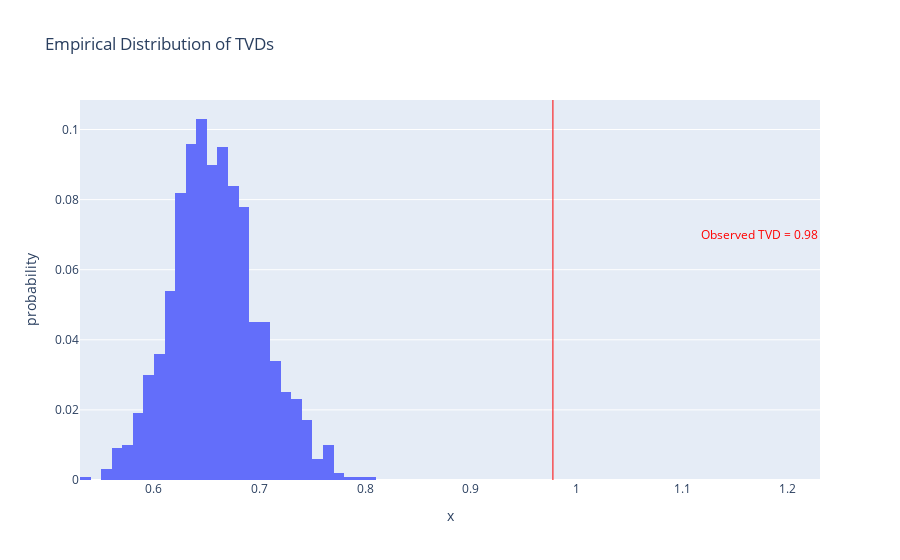

The notebook cell this image was saved under:
### Code cell
fig = px.histogram(league_tvds, x=league_tvds, nbins=50, histnorm='probability',
                   title='Empirical Distribution of TVDs')

# Add observed TVD line
fig.add_vline(x=observed_league_tvd, line_color='red', line_width=1, opacity=1)

# Add annotation near the observed value
fig.add_annotation(text=f'<span style="color:red">Observed TVD = {round(observed_league_tvd, 2)}</span>',
                   x=observed_league_tvd * 1.2, y=0.07, showarrow=False)

fig.show()
fig.write_html('mm1-league.html', include_plotlyjs='cdn')

### Figure 1 — Plotly figure (JSON) as saved in the notebook; plotly's stock layout.template omitted (floating-point values rounded to 4 significant figures; data arrays with more than 128 entries replaced by an {"elided": "..."} marker saying what was removed)
{"data": [{"alignmentgroup": "True", "bingroup": "x", "histnorm": "probability", "hovertemplate": "x=%{x}<br>probability=%{y}<extra></extra>", "legendgroup": "", "marker": {"color": "#636efa", "pattern": {"shape": ""}}, "name": "", "nbinsx": 50, "offsetgroup": "", "orientation": "v", "showlegend": false, "type": "histogram", "x": {"elided": "1000 float values"}, "xaxis": "x", "yaxis": "y"}], "layout": {"annotations": [{"showarrow": false, "text": "<span style=\"color:red\">Observed TVD = 0.98</span>", "x": 1.173, "y": 0.07}], "barmode": "relative", "legend": {"tracegroupgap": 0}, "shapes": [{"line": {"color": "red", "width": 1}, "opacity": 1, "type": "line", "x0": 0.9775, "x1": 0.9775, "xref": "x", "y0": 0, "y1": 1, "yref": "y domain"}], "title": {"text": "Empirical Distribution of TVDs"}, "xaxis": {"anchor": "y", "domain": [0, 1], "title": {"text": "x"}}, "yaxis": {"anchor": "x", "domain": [0, 1], "title": {"text": "probability"}}}}
